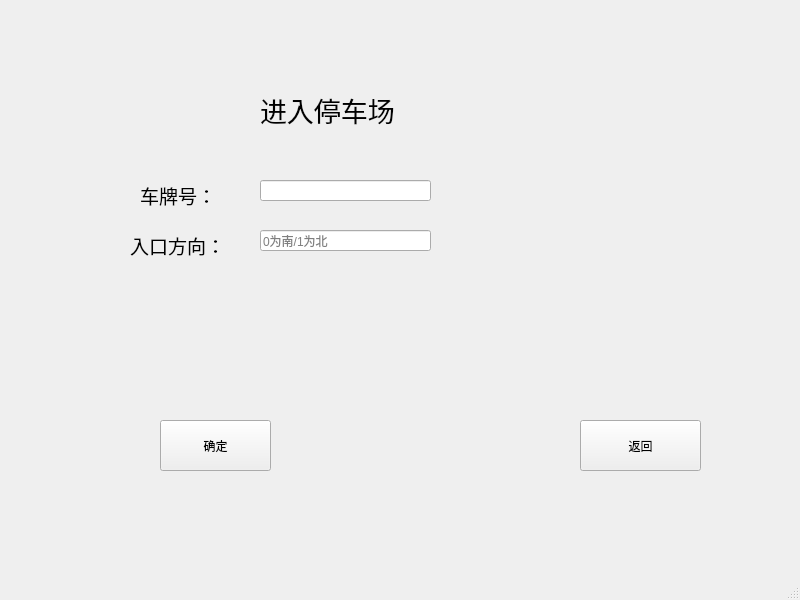
<?xml version="1.0" encoding="UTF-8"?>
<ui version="4.0">
 <class>CarToPark</class>
 <widget class="QMainWindow" name="CarToPark">
  <property name="geometry">
   <rect>
    <x>0</x>
    <y>0</y>
    <width>800</width>
    <height>600</height>
   </rect>
  </property>
  <property name="windowTitle">
   <string>MainWindow</string>
  </property>
  <widget class="QWidget" name="centralwidget">
   <widget class="QPushButton" name="pushButton">
    <property name="geometry">
     <rect>
      <x>580</x>
      <y>420</y>
      <width>121</width>
      <height>51</height>
     </rect>
    </property>
    <property name="text">
     <string>返回</string>
    </property>
   </widget>
   <widget class="QLabel" name="label">
    <property name="geometry">
     <rect>
      <x>260</x>
      <y>90</y>
      <width>201</width>
      <height>71</height>
     </rect>
    </property>
    <property name="text">
     <string>&lt;html&gt;&lt;head/&gt;&lt;body&gt;&lt;p&gt;&lt;span style=&quot; font-size:20pt;&quot;&gt;进入停车场&lt;/span&gt;&lt;/p&gt;&lt;p&gt;&lt;br/&gt;&lt;/p&gt;&lt;/body&gt;&lt;/html&gt;</string>
    </property>
   </widget>
   <widget class="QLabel" name="label_2">
    <property name="geometry">
     <rect>
      <x>140</x>
      <y>180</y>
      <width>101</width>
      <height>31</height>
     </rect>
    </property>
    <property name="text">
     <string>&lt;html&gt;&lt;head/&gt;&lt;body&gt;&lt;p&gt;&lt;span style=&quot; font-size:14pt;&quot;&gt;车牌号：&lt;/span&gt;&lt;/p&gt;&lt;/body&gt;&lt;/html&gt;</string>
    </property>
   </widget>
   <widget class="QLineEdit" name="lineEdit">
    <property name="geometry">
     <rect>
      <x>260</x>
      <y>180</y>
      <width>171</width>
      <height>21</height>
     </rect>
    </property>
   </widget>
   <widget class="QLabel" name="label_3">
    <property name="geometry">
     <rect>
      <x>130</x>
      <y>230</y>
      <width>111</width>
      <height>31</height>
     </rect>
    </property>
    <property name="text">
     <string>&lt;html&gt;&lt;head/&gt;&lt;body&gt;&lt;p&gt;&lt;span style=&quot; font-size:14pt;&quot;&gt;入口方向：&lt;/span&gt;&lt;/p&gt;&lt;/body&gt;&lt;/html&gt;</string>
    </property>
   </widget>
   <widget class="QLineEdit" name="lineEdit_2">
    <property name="geometry">
     <rect>
      <x>260</x>
      <y>230</y>
      <width>171</width>
      <height>21</height>
     </rect>
    </property>
    <property name="placeholderText">
     <string>0为南/1为北</string>
    </property>
   </widget>
   <widget class="QPushButton" name="pushButton_2">
    <property name="geometry">
     <rect>
      <x>160</x>
      <y>420</y>
      <width>111</width>
      <height>51</height>
     </rect>
    </property>
    <property name="text">
     <string>确定</string>
    </property>
   </widget>
  </widget>
  <widget class="QMenuBar" name="menubar">
   <property name="geometry">
    <rect>
     <x>0</x>
     <y>0</y>
     <width>800</width>
     <height>26</height>
    </rect>
   </property>
  </widget>
  <widget class="QStatusBar" name="statusbar"/>
 </widget>
 <resources/>
 <connections/>
</ui>
